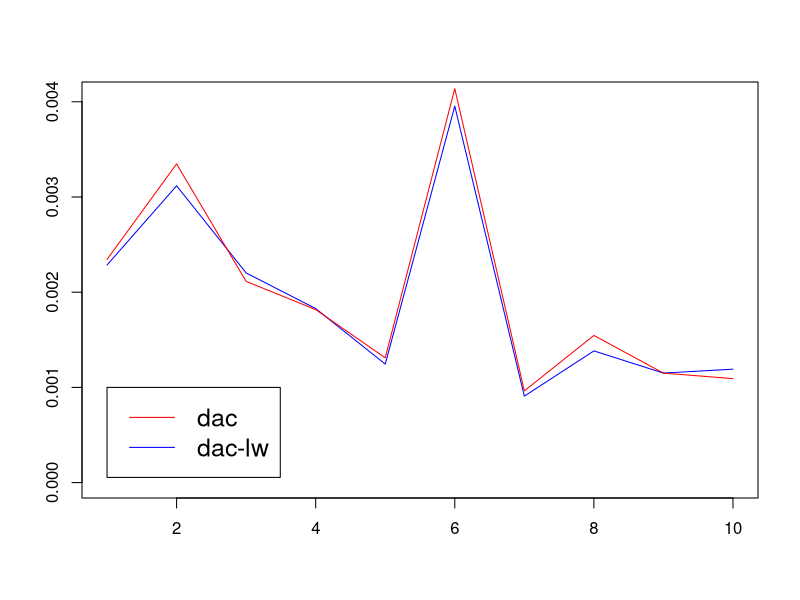

Here is the R script that generated this plot:
library(readr)
lgssm8_mse <- read_csv("buster/lgssm8_mse.csv")
lgssm8_runtime <- read_csv("buster/lgssm8_runtime.csv")

Time.step <- nrow(lgssm8_mse)
d <- ncol(lgssm8_mse)/2
# MSE
plot(1:Time.step, type = "l", rowMeans(lgssm8_mse[, 1:d]), col = "blue", xlab=" ", ylab=" ",
     ylim = c(0, max(rowMeans(lgssm8_mse))), cex = 2)
lines(1:Time.step, rowMeans(lgssm8_mse[, (d+1):(2*d)]), col = "red")
legend(1, 0.001, legend = c("dac", "dac-lw"), col=c("red", "blue"), lty=1, cex=1.5)
